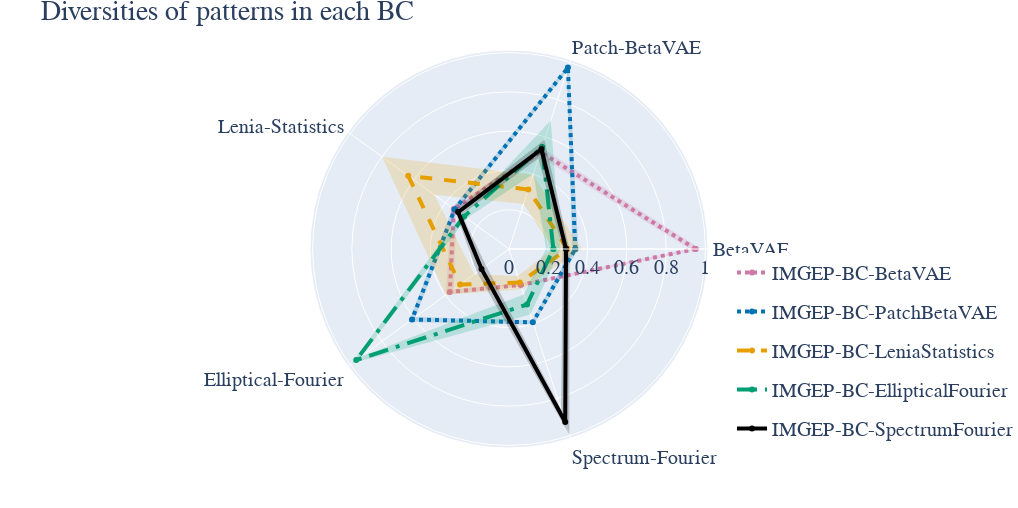

Notebook cell for this chart:
### Code cell
# PLOTTING
config = default_config
config['layout']['title'] = dict(text='Diversities of patterns in each BC', xanchor='left', x=0.04, yanchor='top', y=1)
config['layout']['legend'] = dict(xanchor='right', x=1, yanchor='bottom', y=0)
config['layout']['width'] = width_full
config['layout']['height'] = height_default_1 * 2
config['thetas'] =  ['BetaVAE','Patch-BetaVAE','Lenia-Statistics','Elliptical-Fourier','Spectrum-Fourier']
fig = ad.gui.jupyter.plot_scatter_per_datasource(
        experiment_ids=[exp_def['id'] for exp_def in experiment_definitions],
        repetition_ids=repetition_ids, 
        data=data_diversity, 
        data_source=['n_explored_bins'], 
        config=config)   

#plotly.io.write_image(fig, 'main_figure_2.pdf')

### Figure 1 — Plotly figure (JSON) as saved in the notebook; plotly's stock layout.template omitted (floating-point values rounded to 4 significant figures)
{"data": [{"hoverinfo": "r+theta", "legendgroup": "0-0", "line": {"color": "rgb(204,121,167)", "dash": "dot", "width": 4}, "name": "IMGEP-BC-BetaVAE", "r": [0.9502, 0.5189, 0.3472, 0.3723, 0.1925, 0.9502], "text": ["0.9501696065128901 ± 0.027969939577366945", "0.5189400278940027 ± 0.02218974496526303", "0.34718826405867975 ± 0.017175930356658656", "0.3723326799215906 ± 0.024260415160980504", "0.19249848759830612 ± 0.00782623672295038"], "theta": ["BetaVAE", "Patch-BetaVAE", "Lenia-Statistics", "Elliptical-Fourier", "Spectrum-Fourier", "BetaVAE"], "type": "scatterpolar", "visible": true}, {"fill": "toself", "fillcolor": "rgba(204,121,167, 0.2)", "hoverinfo": "none", "legendgroup": "0-0", "line": {"color": "rgba(255,255,255,0)"}, "r": [0.9781, 0.5411, 0.3644, 0.3966, 0.2003, 0.9781, 0.9222, 0.1847, 0.3481, 0.33, 0.4968, 0.9222, 0.9781], "showlegend": false, "theta": ["BetaVAE", "Patch-BetaVAE", "Lenia-Statistics", "Elliptical-Fourier", "Spectrum-Fourier", "BetaVAE", "BetaVAE", "Spectrum-Fourier", "Elliptical-Fourier", "Lenia-Statistics", "Patch-BetaVAE", "BetaVAE", "BetaVAE"], "type": "scatterpolar", "visible": true}, {"hoverinfo": "r+theta", "legendgroup": "0-1", "line": {"color": "rgb(0,114,178)", "dash": "dot", "width": 4}, "name": "IMGEP-BC-PatchBetaVAE", "r": [0.3373, 0.971, 0.3421, 0.6103, 0.3927, 0.3373], "text": ["0.33727951153324287 ± 0.01530677871516298", "0.9709902370990235 ± 0.01793694997575765", "0.3420537897310513 ± 0.013254900898219856", "0.6103332399887986 ± 0.02110652861360761", "0.39267997580157293 ± 0.011502051037006267"], "theta": ["BetaVAE", "Patch-BetaVAE", "Lenia-Statistics", "Elliptical-Fourier", "Spectrum-Fourier", "BetaVAE"], "type": "scatterpolar", "visible": true}, {"fill": "toself", "fillcolor": "rgba(0,114,178, 0.2)", "hoverinfo": "none", "legendgroup": "0-1", "line": {"color": "rgba(255,255,255,0)"}, "r": [0.3526, 0.9889, 0.3553, 0.6314, 0.4042, 0.3526, 0.322, 0.3812, 0.5892, 0.3288, 0.9531, 0.322, 0.3526], "showlegend": false, "theta": ["BetaVAE", "Patch-BetaVAE", "Lenia-Statistics", "Elliptical-Fourier", "Spectrum-Fourier", "BetaVAE", "BetaVAE", "Spectrum-Fourier", "Elliptical-Fourier", "Lenia-Statistics", "Patch-BetaVAE", "BetaVAE", "BetaVAE"], "type": "scatterpolar", "visible": true}, {"hoverinfo": "r+theta", "legendgroup": "0-2", "line": {"color": "rgb(230,159,0)", "dash": "dash", "width": 4}, "name": "IMGEP-BC-LeniaStatistics", "r": [0.2976, 0.3184, 0.6342, 0.308, 0.1796, 0.2976], "text": ["0.2975576662143827 ± 0.07347260172970967", "0.3184379358437936 ± 0.0774981745602972", "0.6342298288508557 ± 0.16487341376915424", "0.30803696443573236 ± 0.08884844476634754", "0.17961282516636423 ± 0.03563156764396206"], "theta": ["BetaVAE", "Patch-BetaVAE", "Lenia-Statistics", "Elliptical-Fourier", "Spectrum-Fourier", "BetaVAE"], "type": "scatterpolar", "visible": true}, {"fill": "toself", "fillcolor": "rgba(230,159,0, 0.2)", "hoverinfo": "none", "legendgroup": "0-2", "line": {"color": "rgba(255,255,255,0)"}, "r": [0.371, 0.3959, 0.7991, 0.3969, 0.2152, 0.371, 0.2241, 0.144, 0.2192, 0.4694, 0.2409, 0.2241, 0.371], "showlegend": false, "theta": ["BetaVAE", "Patch-BetaVAE", "Lenia-Statistics", "Elliptical-Fourier", "Spectrum-Fourier", "BetaVAE", "BetaVAE", "Spectrum-Fourier", "Elliptical-Fourier", "Lenia-Statistics", "Patch-BetaVAE", "BetaVAE", "BetaVAE"], "type": "scatterpolar", "visible": true}, {"hoverinfo": "r+theta", "legendgroup": "0-3", "line": {"color": "rgb(0,158,115)", "dash": "longdashdot", "width": 4}, "name": "IMGEP-BC-EllipticalFourier", "r": [0.2258, 0.5455, 0.2823, 0.9614, 0.297, 0.2258], "text": ["0.22578018995929447 ± 0.03693785322703231", "0.5454951185495118 ± 0.14274962439715194", "0.28227383863080685 ± 0.015234157500864648", "0.9613833660039205 ± 0.031055575180825298", "0.2970356926799758 ± 0.05400438936835284"], "theta": ["BetaVAE", "Patch-BetaVAE", "Lenia-Statistics", "Elliptical-Fourier", "Spectrum-Fourier", "BetaVAE"], "type": "scatterpolar", "visible": true}, {"fill": "toself", "fillcolor": "rgba(0,158,115, 0.2)", "hoverinfo": "none", "legendgroup": "0-3", "line": {"color": "rgba(255,255,255,0)"}, "r": [0.2627, 0.6882, 0.2975, 0.9924, 0.351, 0.2627, 0.1888, 0.243, 0.9303, 0.267, 0.4027, 0.1888, 0.2627], "showlegend": false, "theta": ["BetaVAE", "Patch-BetaVAE", "Lenia-Statistics", "Elliptical-Fourier", "Spectrum-Fourier", "BetaVAE", "BetaVAE", "Spectrum-Fourier", "Elliptical-Fourier", "Lenia-Statistics", "Patch-BetaVAE", "BetaVAE", "BetaVAE"], "type": "scatterpolar", "visible": true}, {"hoverinfo": "r+theta", "legendgroup": "0-4", "line": {"color": "rgb(0,0,0)", "dash": "solid", "width": 4}, "name": "IMGEP-BC-SpectrumFourier", "r": [0.2905, 0.5344, 0.32, 0.1729, 0.9265, 0.2905], "text": ["0.29046811397557665 ± 0.017286590006634236", "0.5343654114365411 ± 0.05042338480562325", "0.3200488997555012 ± 0.021949127934744586", "0.17292075049005884 ± 0.028714370474454107", "0.9264972776769511 ± 0.06758862084798303"], "theta": ["BetaVAE", "Patch-BetaVAE", "Lenia-Statistics", "Elliptical-Fourier", "Spectrum-Fourier", "BetaVAE"], "type": "scatterpolar", "visible": true}, {"fill": "toself", "fillcolor": "rgba(0,0,0, 0.2)", "hoverinfo": "none", "legendgroup": "0-4", "line": {"color": "rgba(255,255,255,0)"}, "r": [0.3078, 0.5848, 0.342, 0.2016, 0.9941, 0.3078, 0.2732, 0.8589, 0.1442, 0.2981, 0.4839, 0.2732, 0.3078], "showlegend": false, "theta": ["BetaVAE", "Patch-BetaVAE", "Lenia-Statistics", "Elliptical-Fourier", "Spectrum-Fourier", "BetaVAE", "BetaVAE", "Spectrum-Fourier", "Elliptical-Fourier", "Lenia-Statistics", "Patch-BetaVAE", "BetaVAE", "BetaVAE"], "type": "scatterpolar", "visible": true}, {"line": {"color": "rgb(20, 12, 16)"}, "name": "IMGEP-BC-BetaVAE - 0", "r": [0.9583, 0.5501, 0.3521, 0.3814, 0.1845, 0.9583], "theta": ["BetaVAE", "Patch-BetaVAE", "Lenia-Statistics", "Elliptical-Fourier", "Spectrum-Fourier", "BetaVAE"], "type": "scatterpolar", "visible": false}, {"line": {"color": "rgb(40, 24, 33)"}, "name": "IMGEP-BC-BetaVAE - 1", "r": [0.9298, 0.5222, 0.3594, 0.3489, 0.2063, 0.9298], "theta": ["BetaVAE", "Patch-BetaVAE", "Lenia-Statistics", "Elliptical-Fourier", "Spectrum-Fourier", "BetaVAE"], "type": "scatterpolar", "visible": false}, {"line": {"color": "rgb(61, 36, 50)"}, "name": "IMGEP-BC-BetaVAE - 2", "r": [0.9101, 0.4893, 0.3264, 0.3383, 0.19, 0.9101], "theta": ["BetaVAE", "Patch-BetaVAE", "Lenia-Statistics", "Elliptical-Fourier", "Spectrum-Fourier", "BetaVAE"], "type": "scatterpolar", "visible": false}, {"line": {"color": "rgb(81, 48, 66)"}, "name": "IMGEP-BC-BetaVAE - 3", "r": [0.9393, 0.5501, 0.335, 0.3596, 0.199, 0.9393], "theta": ["BetaVAE", "Patch-BetaVAE", "Lenia-Statistics", "Elliptical-Fourier", "Spectrum-Fourier", "BetaVAE"], "type": "scatterpolar", "visible": false}, {"line": {"color": "rgb(102, 60, 83)"}, "name": "IMGEP-BC-BetaVAE - 4", "r": [0.9322, 0.4879, 0.3435, 0.3654, 0.1984, 0.9322], "theta": ["BetaVAE", "Patch-BetaVAE", "Lenia-Statistics", "Elliptical-Fourier", "Spectrum-Fourier", "BetaVAE"], "type": "scatterpolar", "visible": false}, {"line": {"color": "rgb(122, 72, 100)"}, "name": "IMGEP-BC-BetaVAE - 5", "r": [0.9722, 0.5188, 0.3472, 0.4013, 0.1954, 0.9722], "theta": ["BetaVAE", "Patch-BetaVAE", "Lenia-Statistics", "Elliptical-Fourier", "Spectrum-Fourier", "BetaVAE"], "type": "scatterpolar", "visible": false}, {"line": {"color": "rgb(142, 84, 116)"}, "name": "IMGEP-BC-BetaVAE - 6", "r": [1, 0.5247, 0.346, 0.4226, 0.193, 1], "theta": ["BetaVAE", "Patch-BetaVAE", "Lenia-Statistics", "Elliptical-Fourier", "Spectrum-Fourier", "BetaVAE"], "type": "scatterpolar", "visible": false}, {"line": {"color": "rgb(163, 96, 133)"}, "name": "IMGEP-BC-BetaVAE - 7", "r": [0.9722, 0.489, 0.324, 0.3512, 0.1948, 0.9722], "theta": ["BetaVAE", "Patch-BetaVAE", "Lenia-Statistics", "Elliptical-Fourier", "Spectrum-Fourier", "BetaVAE"], "type": "scatterpolar", "visible": false}, {"line": {"color": "rgb(183, 108, 150)"}, "name": "IMGEP-BC-BetaVAE - 8", "r": [0.9735, 0.5269, 0.3509, 0.3738, 0.1857, 0.9735], "theta": ["BetaVAE", "Patch-BetaVAE", "Lenia-Statistics", "Elliptical-Fourier", "Spectrum-Fourier", "BetaVAE"], "type": "scatterpolar", "visible": false}, {"line": {"color": "rgb(203, 120, 166)"}, "name": "IMGEP-BC-BetaVAE - 9", "r": [0.9142, 0.5305, 0.3875, 0.3808, 0.1779, 0.9142], "theta": ["BetaVAE", "Patch-BetaVAE", "Lenia-Statistics", "Elliptical-Fourier", "Spectrum-Fourier", "BetaVAE"], "type": "scatterpolar", "visible": false}, {"line": {"color": "rgb(0, 11, 17)"}, "name": "IMGEP-BC-PatchBetaVAE - 0", "r": [0.3379, 0.9448, 0.3484, 0.6192, 0.3902, 0.3379], "theta": ["BetaVAE", "Patch-BetaVAE", "Lenia-Statistics", "Elliptical-Fourier", "Spectrum-Fourier", "BetaVAE"], "type": "scatterpolar", "visible": false}, {"line": {"color": "rgb(0, 22, 35)"}, "name": "IMGEP-BC-PatchBetaVAE - 1", "r": [0.3368, 0.9808, 0.3582, 0.6007, 0.3999, 0.3368], "theta": ["BetaVAE", "Patch-BetaVAE", "Lenia-Statistics", "Elliptical-Fourier", "Spectrum-Fourier", "BetaVAE"], "type": "scatterpolar", "visible": false}, {"line": {"color": "rgb(0, 34, 53)"}, "name": "IMGEP-BC-PatchBetaVAE - 2", "r": [0.3083, 0.9718, 0.368, 0.6402, 0.3829, 0.3083], "theta": ["BetaVAE", "Patch-BetaVAE", "Lenia-Statistics", "Elliptical-Fourier", "Spectrum-Fourier", "BetaVAE"], "type": "scatterpolar", "visible": false}, {"line": {"color": "rgb(0, 45, 71)"}, "name": "IMGEP-BC-PatchBetaVAE - 3", "r": [0.3365, 0.9819, 0.3313, 0.585, 0.3944, 0.3365], "theta": ["BetaVAE", "Patch-BetaVAE", "Lenia-Statistics", "Elliptical-Fourier", "Spectrum-Fourier", "BetaVAE"], "type": "scatterpolar", "visible": false}, {"line": {"color": "rgb(0, 57, 89)"}, "name": "IMGEP-BC-PatchBetaVAE - 4", "r": [0.3239, 0.9596, 0.3411, 0.6192, 0.4047, 0.3239], "theta": ["BetaVAE", "Patch-BetaVAE", "Lenia-Statistics", "Elliptical-Fourier", "Spectrum-Fourier", "BetaVAE"], "type": "scatterpolar", "visible": false}, {"line": {"color": "rgb(0, 68, 106)"}, "name": "IMGEP-BC-PatchBetaVAE - 5", "r": [0.3328, 1, 0.3301, 0.6007, 0.3926, 0.3328], "theta": ["BetaVAE", "Patch-BetaVAE", "Lenia-Statistics", "Elliptical-Fourier", "Spectrum-Fourier", "BetaVAE"], "type": "scatterpolar", "visible": false}, {"line": {"color": "rgb(0, 79, 124)"}, "name": "IMGEP-BC-PatchBetaVAE - 6", "r": [0.366, 0.9554, 0.3215, 0.6382, 0.3763, 0.366], "theta": ["BetaVAE", "Patch-BetaVAE", "Lenia-Statistics", "Elliptical-Fourier", "Spectrum-Fourier", "BetaVAE"], "type": "scatterpolar", "visible": false}, {"line": {"color": "rgb(0, 91, 142)"}, "name": "IMGEP-BC-PatchBetaVAE - 7", "r": [0.3324, 0.9986, 0.3386, 0.6273, 0.4041, 0.3324], "theta": ["BetaVAE", "Patch-BetaVAE", "Lenia-Statistics", "Elliptical-Fourier", "Spectrum-Fourier", "BetaVAE"], "type": "scatterpolar", "visible": false}, {"line": {"color": "rgb(0, 102, 160)"}, "name": "IMGEP-BC-PatchBetaVAE - 8", "r": [0.3396, 0.9623, 0.3484, 0.5727, 0.4083, 0.3396], "theta": ["BetaVAE", "Patch-BetaVAE", "Lenia-Statistics", "Elliptical-Fourier", "Spectrum-Fourier", "BetaVAE"], "type": "scatterpolar", "visible": false}, {"line": {"color": "rgb(0, 113, 177)"}, "name": "IMGEP-BC-PatchBetaVAE - 9", "r": [0.3585, 0.9548, 0.335, 0.6004, 0.3733, 0.3585], "theta": ["BetaVAE", "Patch-BetaVAE", "Lenia-Statistics", "Elliptical-Fourier", "Spectrum-Fourier", "BetaVAE"], "type": "scatterpolar", "visible": false}, {"line": {"color": "rgb(23, 15, 0)"}, "name": "IMGEP-BC-LeniaStatistics - 0", "r": [0.4284, 0.441, 0.7995, 0.4584, 0.1821, 0.4284], "theta": ["BetaVAE", "Patch-BetaVAE", "Lenia-Statistics", "Elliptical-Fourier", "Spectrum-Fourier", "BetaVAE"], "type": "scatterpolar", "visible": false}, {"line": {"color": "rgb(46, 31, 0)"}, "name": "IMGEP-BC-LeniaStatistics - 1", "r": [0.328, 0.2954, 0.6308, 0.3366, 0.1894, 0.328], "theta": ["BetaVAE", "Patch-BetaVAE", "Lenia-Statistics", "Elliptical-Fourier", "Spectrum-Fourier", "BetaVAE"], "type": "scatterpolar", "visible": false}, {"line": {"color": "rgb(69, 47, 0)"}, "name": "IMGEP-BC-LeniaStatistics - 2", "r": [0.2405, 0.2734, 0.5795, 0.2254, 0.1627, 0.2405], "theta": ["BetaVAE", "Patch-BetaVAE", "Lenia-Statistics", "Elliptical-Fourier", "Spectrum-Fourier", "BetaVAE"], "type": "scatterpolar", "visible": false}, {"line": {"color": "rgb(92, 63, 0)"}, "name": "IMGEP-BC-LeniaStatistics - 3", "r": [0.3616, 0.3077, 0.544, 0.2806, 0.1797, 0.3616], "theta": ["BetaVAE", "Patch-BetaVAE", "Lenia-Statistics", "Elliptical-Fourier", "Spectrum-Fourier", "BetaVAE"], "type": "scatterpolar", "visible": false}, {"line": {"color": "rgb(115, 79, 0)"}, "name": "IMGEP-BC-LeniaStatistics - 4", "r": [0.3833, 0.3548, 0.6711, 0.3663, 0.193, 0.3833], "theta": ["BetaVAE", "Patch-BetaVAE", "Lenia-Statistics", "Elliptical-Fourier", "Spectrum-Fourier", "BetaVAE"], "type": "scatterpolar", "visible": false}, {"line": {"color": "rgb(138, 95, 0)"}, "name": "IMGEP-BC-LeniaStatistics - 5", "r": [0.2799, 0.4179, 0.7213, 0.3388, 0.2759, 0.2799], "theta": ["BetaVAE", "Patch-BetaVAE", "Lenia-Statistics", "Elliptical-Fourier", "Spectrum-Fourier", "BetaVAE"], "type": "scatterpolar", "visible": false}, {"line": {"color": "rgb(161, 111, 0)"}, "name": "IMGEP-BC-LeniaStatistics - 6", "r": [0.2799, 0.3029, 0.5122, 0.263, 0.1621, 0.2799], "theta": ["BetaVAE", "Patch-BetaVAE", "Lenia-Statistics", "Elliptical-Fourier", "Spectrum-Fourier", "BetaVAE"], "type": "scatterpolar", "visible": false}, {"line": {"color": "rgb(183, 127, 0)"}, "name": "IMGEP-BC-LeniaStatistics - 7", "r": [0.175, 0.1927, 0.412, 0.1675, 0.1518, 0.175], "theta": ["BetaVAE", "Patch-BetaVAE", "Lenia-Statistics", "Elliptical-Fourier", "Spectrum-Fourier", "BetaVAE"], "type": "scatterpolar", "visible": false}, {"line": {"color": "rgb(206, 143, 0)"}, "name": "IMGEP-BC-LeniaStatistics - 8", "r": [0.2276, 0.2145, 0.4719, 0.2184, 0.1482, 0.2276], "theta": ["BetaVAE", "Patch-BetaVAE", "Lenia-Statistics", "Elliptical-Fourier", "Spectrum-Fourier", "BetaVAE"], "type": "scatterpolar", "visible": false}, {"line": {"color": "rgb(229, 158, 0)"}, "name": "IMGEP-BC-LeniaStatistics - 9", "r": [0.2714, 0.3841, 1, 0.4254, 0.1512, 0.2714], "theta": ["BetaVAE", "Patch-BetaVAE", "Lenia-Statistics", "Elliptical-Fourier", "Spectrum-Fourier", "BetaVAE"], "type": "scatterpolar", "visible": false}, {"line": {"color": "rgb(0, 15, 11)"}, "name": "IMGEP-BC-EllipticalFourier - 0", "r": [0.2744, 0.6854, 0.3007, 0.9476, 0.3454, 0.2744], "theta": ["BetaVAE", "Patch-BetaVAE", "Lenia-Statistics", "Elliptical-Fourier", "Spectrum-Fourier", "BetaVAE"], "type": "scatterpolar", "visible": false}, {"line": {"color": "rgb(0, 31, 23)"}, "name": "IMGEP-BC-EllipticalFourier - 1", "r": [0.1967, 0.2577, 0.2592, 0.9039, 0.2293, 0.1967], "theta": ["BetaVAE", "Patch-BetaVAE", "Lenia-Statistics", "Elliptical-Fourier", "Spectrum-Fourier", "BetaVAE"], "type": "scatterpolar", "visible": false}, {"line": {"color": "rgb(0, 47, 34)"}, "name": "IMGEP-BC-EllipticalFourier - 2", "r": [0.2334, 0.6089, 0.3081, 0.9692, 0.4162, 0.2334], "theta": ["BetaVAE", "Patch-BetaVAE", "Lenia-Statistics", "Elliptical-Fourier", "Spectrum-Fourier", "BetaVAE"], "type": "scatterpolar", "visible": false}, {"line": {"color": "rgb(0, 63, 46)"}, "name": "IMGEP-BC-EllipticalFourier - 3", "r": [0.1638, 0.641, 0.2677, 0.9289, 0.3472, 0.1638], "theta": ["BetaVAE", "Patch-BetaVAE", "Lenia-Statistics", "Elliptical-Fourier", "Spectrum-Fourier", "BetaVAE"], "type": "scatterpolar", "visible": false}, {"line": {"color": "rgb(0, 79, 57)"}, "name": "IMGEP-BC-EllipticalFourier - 4", "r": [0.1798, 0.518, 0.2775, 0.949, 0.271, 0.1798], "theta": ["BetaVAE", "Patch-BetaVAE", "Lenia-Statistics", "Elliptical-Fourier", "Spectrum-Fourier", "BetaVAE"], "type": "scatterpolar", "visible": false}, {"line": {"color": "rgb(0, 94, 69)"}, "name": "IMGEP-BC-EllipticalFourier - 5", "r": [0.2273, 0.6893, 0.28, 1, 0.3073, 0.2273], "theta": ["BetaVAE", "Patch-BetaVAE", "Lenia-Statistics", "Elliptical-Fourier", "Spectrum-Fourier", "BetaVAE"], "type": "scatterpolar", "visible": false}, {"line": {"color": "rgb(0, 110, 80)"}, "name": "IMGEP-BC-EllipticalFourier - 6", "r": [0.2015, 0.3869, 0.2702, 0.9983, 0.2638, 0.2015], "theta": ["BetaVAE", "Patch-BetaVAE", "Lenia-Statistics", "Elliptical-Fourier", "Spectrum-Fourier", "BetaVAE"], "type": "scatterpolar", "visible": false}, {"line": {"color": "rgb(0, 126, 91)"}, "name": "IMGEP-BC-EllipticalFourier - 7", "r": [0.2578, 0.593, 0.2714, 0.939, 0.2523, 0.2578], "theta": ["BetaVAE", "Patch-BetaVAE", "Lenia-Statistics", "Elliptical-Fourier", "Spectrum-Fourier", "BetaVAE"], "type": "scatterpolar", "visible": false}, {"line": {"color": "rgb(0, 142, 103)"}, "name": "IMGEP-BC-EllipticalFourier - 8", "r": [0.2727, 0.3972, 0.2946, 0.991, 0.265, 0.2727], "theta": ["BetaVAE", "Patch-BetaVAE", "Lenia-Statistics", "Elliptical-Fourier", "Spectrum-Fourier", "BetaVAE"], "type": "scatterpolar", "visible": false}, {"line": {"color": "rgb(0, 157, 114)"}, "name": "IMGEP-BC-EllipticalFourier - 9", "r": [0.2503, 0.6775, 0.2934, 0.9868, 0.2728, 0.2503], "theta": ["BetaVAE", "Patch-BetaVAE", "Lenia-Statistics", "Elliptical-Fourier", "Spectrum-Fourier", "BetaVAE"], "type": "scatterpolar", "visible": false}, {"line": {"color": "rgb(0, 0, 0)"}, "name": "IMGEP-BC-SpectrumFourier - 0", "r": [0.31, 0.5707, 0.3227, 0.1862, 1, 0.31], "theta": ["BetaVAE", "Patch-BetaVAE", "Lenia-Statistics", "Elliptical-Fourier", "Spectrum-Fourier", "BetaVAE"], "type": "scatterpolar", "visible": false}, {"line": {"color": "rgb(0, 0, 0)"}, "name": "IMGEP-BC-SpectrumFourier - 1", "r": [0.2917, 0.5693, 0.3264, 0.1722, 0.9734, 0.2917], "theta": ["BetaVAE", "Patch-BetaVAE", "Lenia-Statistics", "Elliptical-Fourier", "Spectrum-Fourier", "BetaVAE"], "type": "scatterpolar", "visible": false}, {"line": {"color": "rgb(0, 0, 0)"}, "name": "IMGEP-BC-SpectrumFourier - 2", "r": [0.2934, 0.4616, 0.3386, 0.2195, 0.7677, 0.2934], "theta": ["BetaVAE", "Patch-BetaVAE", "Lenia-Statistics", "Elliptical-Fourier", "Spectrum-Fourier", "BetaVAE"], "type": "scatterpolar", "visible": false}, {"line": {"color": "rgb(0, 0, 0)"}, "name": "IMGEP-BC-SpectrumFourier - 3", "r": [0.2941, 0.5989, 0.2738, 0.2271, 0.977, 0.2941], "theta": ["BetaVAE", "Patch-BetaVAE", "Lenia-Statistics", "Elliptical-Fourier", "Spectrum-Fourier", "BetaVAE"], "type": "scatterpolar", "visible": false}, {"line": {"color": "rgb(0, 0, 0)"}, "name": "IMGEP-BC-SpectrumFourier - 4", "r": [0.2815, 0.5679, 0.2897, 0.1414, 0.9183, 0.2815], "theta": ["BetaVAE", "Patch-BetaVAE", "Lenia-Statistics", "Elliptical-Fourier", "Spectrum-Fourier", "BetaVAE"], "type": "scatterpolar", "visible": false}, {"line": {"color": "rgb(0, 0, 0)"}, "name": "IMGEP-BC-SpectrumFourier - 5", "r": [0.3019, 0.5085, 0.3252, 0.1621, 0.9292, 0.3019], "theta": ["BetaVAE", "Patch-BetaVAE", "Lenia-Statistics", "Elliptical-Fourier", "Spectrum-Fourier", "BetaVAE"], "type": "scatterpolar", "visible": false}, {"line": {"color": "rgb(0, 0, 0)"}, "name": "IMGEP-BC-SpectrumFourier - 6", "r": [0.3063, 0.4934, 0.3117, 0.1725, 0.8881, 0.3063], "theta": ["BetaVAE", "Patch-BetaVAE", "Lenia-Statistics", "Elliptical-Fourier", "Spectrum-Fourier", "BetaVAE"], "type": "scatterpolar", "visible": false}, {"line": {"color": "rgb(0, 0, 0)"}, "name": "IMGEP-BC-SpectrumFourier - 7", "r": [0.2449, 0.4449, 0.3399, 0.1395, 0.8681, 0.2449], "theta": ["BetaVAE", "Patch-BetaVAE", "Lenia-Statistics", "Elliptical-Fourier", "Spectrum-Fourier", "BetaVAE"], "type": "scatterpolar", "visible": false}, {"line": {"color": "rgb(0, 0, 0)"}, "name": "IMGEP-BC-SpectrumFourier - 8", "r": [0.2951, 0.5545, 0.3496, 0.1501, 0.9462, 0.2951], "theta": ["BetaVAE", "Patch-BetaVAE", "Lenia-Statistics", "Elliptical-Fourier", "Spectrum-Fourier", "BetaVAE"], "type": "scatterpolar", "visible": false}, {"line": {"color": "rgb(0, 0, 0)"}, "name": "IMGEP-BC-SpectrumFourier - 9", "r": [0.2856, 0.5738, 0.3227, 0.1585, 0.997, 0.2856], "theta": ["BetaVAE", "Patch-BetaVAE", "Lenia-Statistics", "Elliptical-Fourier", "Spectrum-Fourier", "BetaVAE"], "type": "scatterpolar", "visible": false}], "layout": {"font": {"family": "Times New Roman", "size": 20}, "height": 508, "legend": {"x": 1, "xanchor": "right", "y": 0, "yanchor": "bottom"}, "margin": {"b": 60, "l": 0, "r": 0, "t": 50}, "title": {"text": "Diversities of patterns in each BC", "x": 0.04, "xanchor": "left", "y": 1, "yanchor": "top"}, "width": 1018, "xaxis": {"anchor": "y", "domain": [0, 1]}, "yaxis": {"anchor": "x", "domain": [0, 1]}}}
